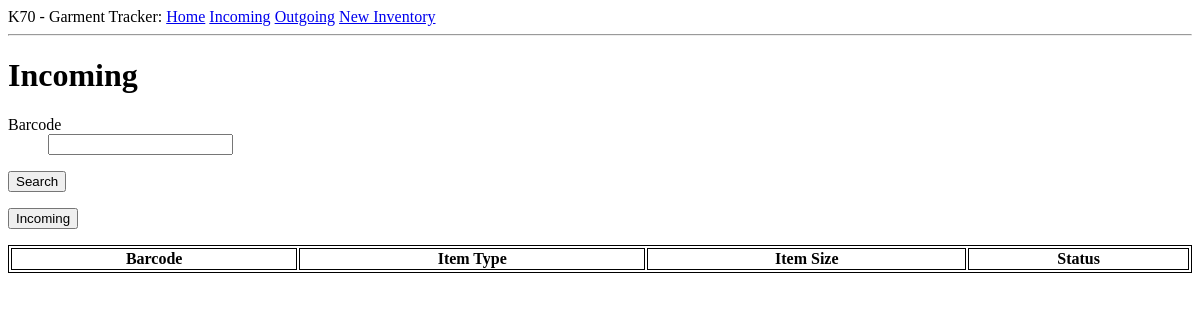
Page /Incoming on the earlier database version.
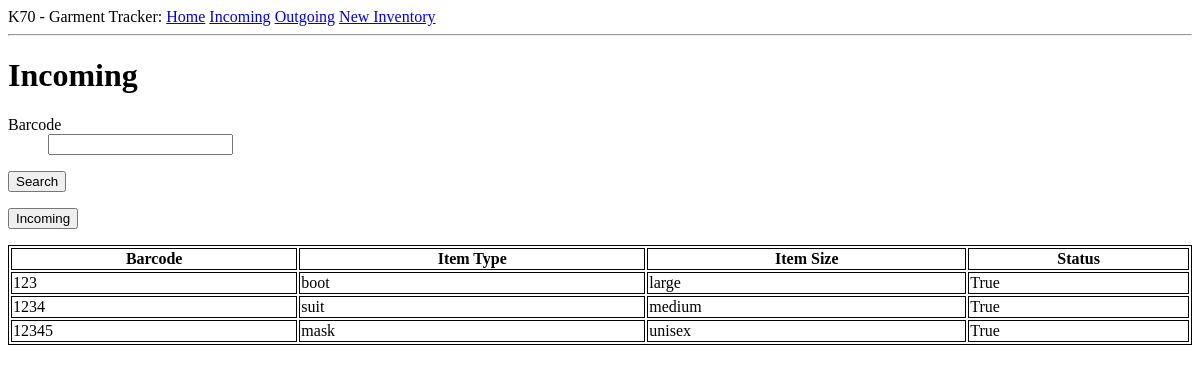
Same page on the later database version.
### app/models.py (models this page shows, shortened)
class Search(db.Model):
    id = db.Column(db.Integer, primary_key=True)
    barcode = db.Column(db.String(20), index = True)
    item_type = db.Column(db.String(10), index = True)
    item_size = db.Column(db.String(10), index = True)
    item_note = db.Column(db.String(20), index = True)
    status = db.Column(db.Boolean(), index=True)

### app/routes.py (the view, shortened to what this page needs)
@app.route('/Incoming', methods = ['GET', 'POST'])
def Incoming():
    form = search_item()
    enter = Laundry.query.filter_by(barcode=form.barcode.data).first()
    items = Search.query.all()
    return render_template('Incoming.html', title='Incoming', form=form, items=items)

### app/forms.py
class search_item(FlaskForm):
    barcode = StringField('Barcode', validators=None)
    Search = SubmitField(label='Search')
    Incoming = SubmitField(label='Incoming')

### app/templates/Incoming.html (shortened to what this page needs)
{% extends "base.html" %}
{% block content %}
<h1>Incoming</h1>
<form action="" method="POST">
    {% from "_formhelpers.html" import render_field %}
    <dl>
        <p>{{ render_field(form.barcode) }}</p>
        <p>{{ form.Search }}</p>
        <p>{{ form.Incoming }}</p>
    </dl>
</form>
<table style="width:100%">
    <tr valign="top">
        <th>Barcode</th>
        <th>Item Type</th>
        <th>Item Size</th>
        <th>Status</th>
    </tr>
    {% for item in items %}
    <tr>
        <td>{{ item.barcode }}</td><td>{{ item.item_type }}</td><td>{{ item.item_size }}</td><td>{{ item.status }}</td>
    </tr>
    {% endfor %}
</table>
{% endblock %}

### app/templates/base.html (shortened to what this page needs)
<html>
    <head>
    </head>
    <body>
        <div>
            K70 - Garment Tracker:
            <a href="{{ url_for('Home') }}">Home</a>
            <a href="{{ url_for('Incoming') }}">Incoming</a>
            <a href="{{ url_for('Outgoing') }}">Outgoing</a>
            <a href="{{ url_for('New_inventory') }}">New Inventory</a>
          </div>
        <hr>
        {% block content %}{% endblock %}
    </body>
</html>

### app/templates/_formhelpers.html (shortened to what this page needs)
{% macro render_field(field) %}
    <dt>{{ field.label }}
    </dt><dd>{{ field(**kwargs)|safe }}
    </dd>
{% endmacro %}

### app/templates/Incoming.html (style rules this page uses)
table, th, td { border: 1px solid black; }

Differences in the rows shown:
added Search: barcode "123", item_type "boot", item_size "large", status "True"
added Search: barcode "1234", item_type "suit", item_size "medium", status "True"
added Search: barcode "12345", item_type "mask", item_size "unisex", status "True"
